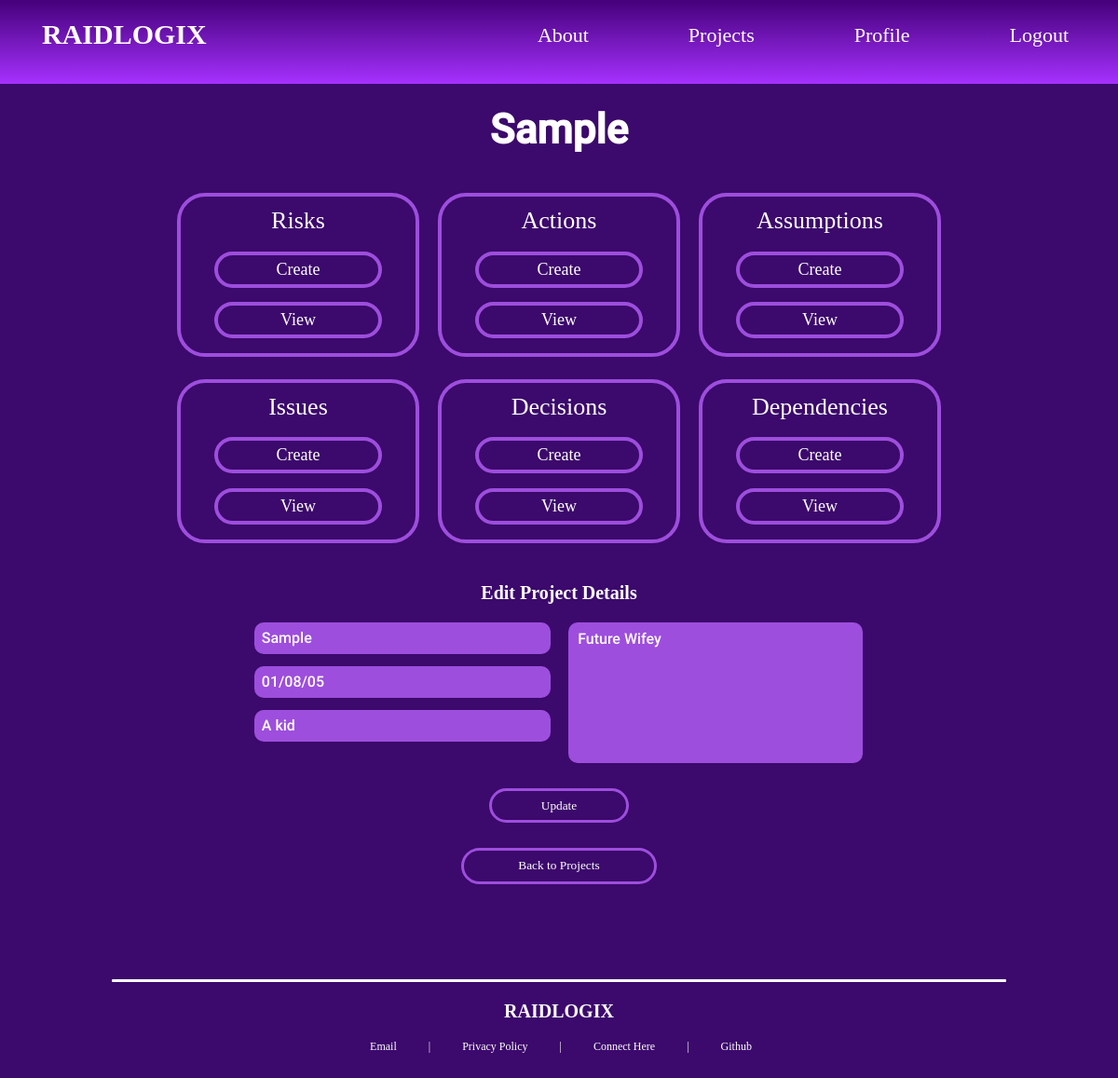
/projects/8/ (signed in), run on an earlier commit of the app's database.
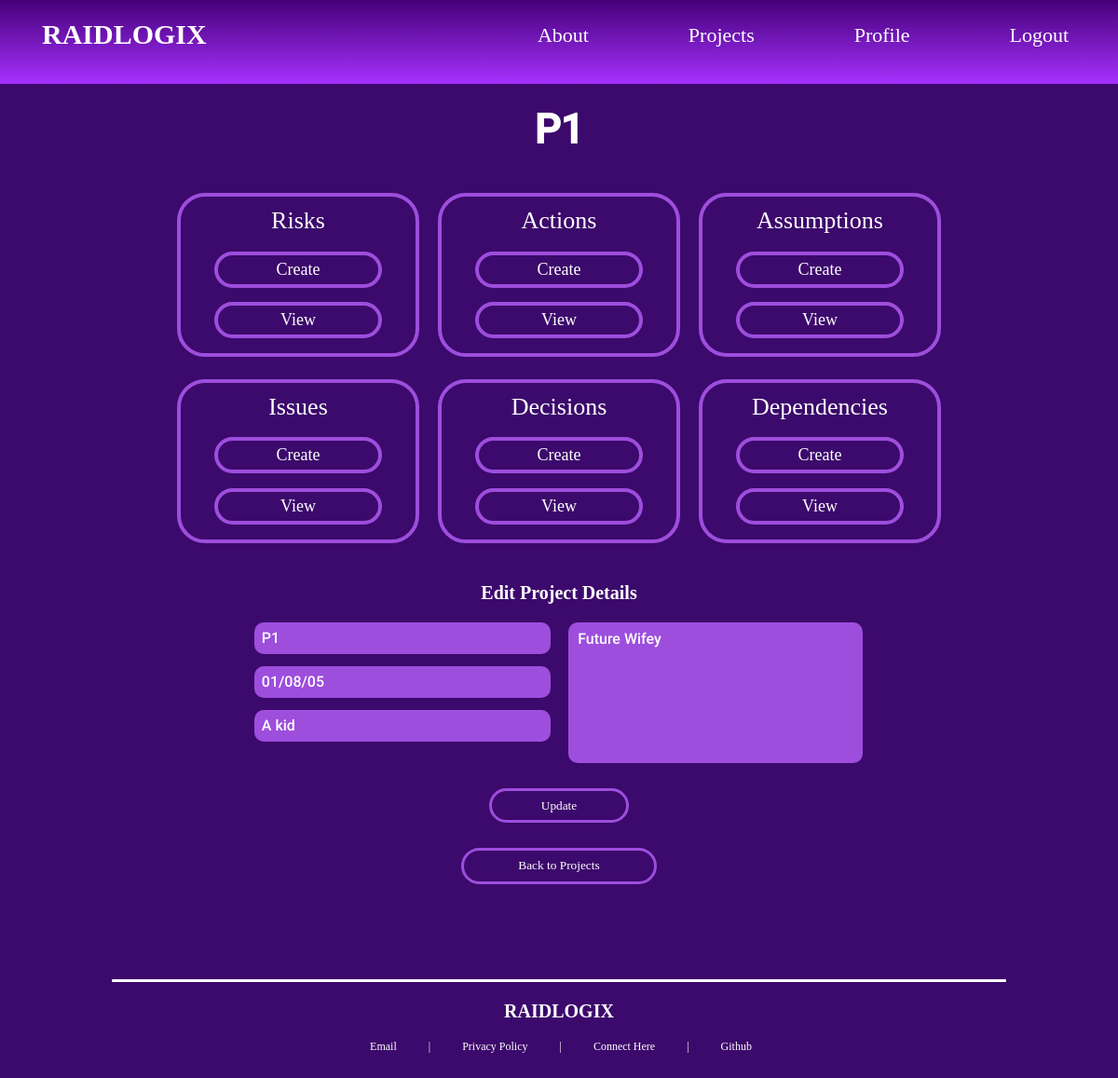
And on a later commit of the database.
### raidlogix/models.py (models this page shows)
class project(models.Model):
    name = models.CharField(max_length=50)
    due = models.CharField(max_length=50)
    description = models.TextField()
    budget = models.TextField()

### raidlogix/views.py (the view)
# urls.py: path('projects/<int:pk>/', views.view_project, name="view_project"),
@login_required
def view_project(request, pk):
    this_project = get_object_or_404(project, pk=pk)
    form = CreateProjectForm(instance=this_project)
    risks = risk.objects.filter(project=this_project)
    if request.method == 'POST':
        form = CreateProjectForm(request.POST, instance=this_project)
        if form.is_valid():
            form.save()
            return redirect('view_project', pk)
    context = {
        'project': this_project,
        'form': form,
        'risks': risks,
    }
    return render(request, "view_project.html", context=context)

### raidlogix/forms.py
class CreateProjectForm(ModelForm):
    class Meta:
        model = project
        fields = ['name', 'due', 'budget', 'description']
        labels = {
            'name': '',
            'due': '',
            'budget': '',
            'description': '',
        }
        widgets = {
            'name': forms.TextInput(attrs={'placeholder': 'Project Name'}),
            'due': forms.TextInput(attrs={'placeholder': 'Due Date'}),
            'budget': forms.TextInput(attrs={'placeholder': 'Budget'}),
            'description': forms.Textarea(attrs={'placeholder': 'Description'}),
        }

### raidlogix/templates/view_project.html (shortened to what this page needs)
{% extends 'h_and_f.html' %}
{% load static %}
{% block content %}
    <link rel="stylesheet" href="{% static 'main.css' %}">
    <div id="block-edit-project">
        <div id="edit-project-header"><h1>{{ project.name }}</h1></div>
            <div id="edit-project-horizontal-wrapper">
                <div id="edit-project-vertical-wrapper">
                    <div class="edit-project-card">
                        <div class="edit-project-card-text">Risks</div>
                        <a class="edit-wrapper-link" href="{% url 'add_risk' project.pk %}"><div>Create</div></a>
                        <a class="edit-wrapper-link" href="{% url 'risks' project.pk %}"><div>View</div></a>
                    </div>
                </div>
                <div id="edit-project-vertical-wrapper">
                    <div class="edit-project-card">
                        <div class="edit-project-card-text">Actions</div>
                        <a class="edit-wrapper-link" href="{% url 'add_action' project.pk %}"><div>Create</div></a>
                        <a class="edit-wrapper-link" href="{% url 'actions' project.pk %}"><div>View</div></a>
                    </div>
                </div>
                <div id="edit-project-vertical-wrapper">
                    <div class="edit-project-card">
                        <div class="edit-project-card-text">Assumptions</div>
                        <a class="edit-wrapper-link" href="#"><div>Create</div></a>
                        <a class="edit-wrapper-link" href="#"><div>View</div></a>
                    </div>
                </div>
            </div>
            <div id="edit-project-horizontal-wrapper">
                <div id="edit-project-vertical-wrapper">
                    <div class="edit-project-card">
                        <div class="edit-project-card-text">Issues</div>
                        <a class="edit-wrapper-link" href="#"><div>Create</div></a>
                        <a class="edit-wrapper-link" href="#"><div>View</div></a>
                    </div>
                </div>
                <div id="edit-project-vertical-wrapper">
                    <div class="edit-project-card">
                        <div class="edit-project-card-text">Decisions</div>
                        <a class="edit-wrapper-link" href="#"><div>Create</div></a>
                        <a class="edit-wrapper-link" href="#"><div>View</div></a>
                    </div>
                </div>
                <div id="edit-project-vertical-wrapper">
                    <div class="edit-project-card">
                        <div class="edit-project-card-text">Dependencies</div>
                        <a class="edit-wrapper-link" href="#"><div>Create</div></a>
                        <a class="edit-wrapper-link" href="#"><div>View</div></a>
                    </div>
                </div>
            </div>
            <div class="edit-form-input-wrapper">
                <form action="" method="post" class="edit-project-form">
                    <div class="edit-project-form-vertical-wrapper">
                        <h1 class="edit-project-details-header">Edit Project Details</h1>
                        <div class="edit-project-form-horizontal-wrapper">
                            <div id="form-left-wrapper">
                                {{ form.name }}
                                {{ form.due }}
                                {{ form.budget }}
                            </div>
                            <div id="form-right-wrapper">
                                {{ form.description }}
                            </div>
                        </div>
                        <a href="#"><input id="edit-project-button" type="submit" value="Update"/></a>
                    </div>
                 </form>
            </div>
            <a href="{% url 'projects' %}" id="back-to-projects"><input id="add-attribute-submit" type="submit" value="Back to Projects"/></a>
    </div>
{% endblock content %}

What changed in the data, as far as the page shows it:
changed project "A kid": name "Sample" → "P1"
